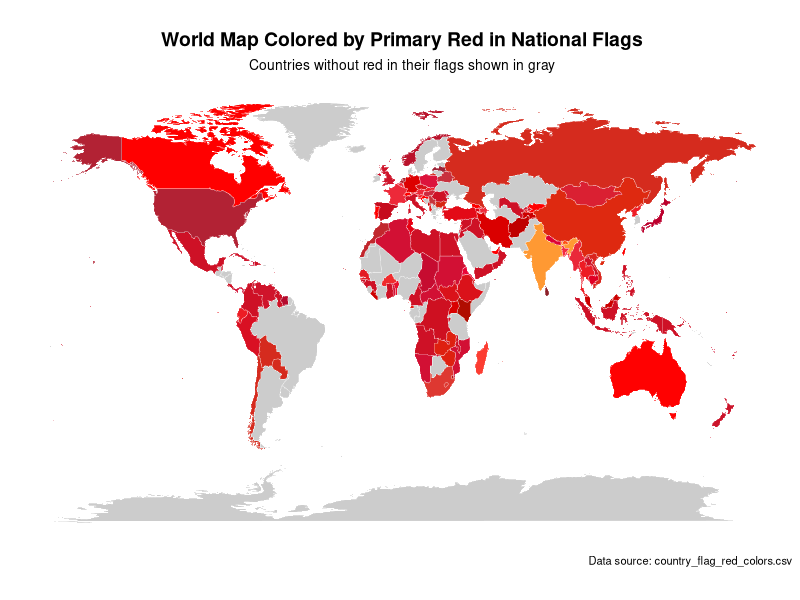

This chart was generated by the following R code:
## ---- chunk 1
# Load required libraries
library(ggplot2)
library(dplyr)
library(maps)
library(readr)
library(stringr)
library(scales)


# Load world map data
world_map <- map_data("world")
# Read the CSV data
flag_data <- read.csv("country_flag_red_colors.csv", stringsAsFactors = FALSE, check.names = FALSE)

# Function to manually add missing countries with known red colors
add_missing_countries <- function(processed_data) {
  # List of countries with known red colors that might be missing
  missing_countries <- list(
    "Mexico" = list(hex = "#CE1126", percentage = 33.33),
    "El Salvador" = list(hex = "#0F47AF", percentage = 0),  # No red, but should be in data
    "Honduras" = list(hex = "#0073CF", percentage = 0),     # No red
    "Nicaragua" = list(hex = "#0067C6", percentage = 0),    # No red
    "Guatemala" = list(hex = "#4997D0", percentage = 0)     # No red
  )
  
  # Check which countries are missing and add them
  for (country_name in names(missing_countries)) {
    if (!country_name %in% processed_data$Country) {
      color_info <- missing_countries[[country_name]]
      if (color_info$percentage > 0) {  # Only add if it has red
        processed_data <- rbind(processed_data, data.frame(
          Country = country_name,
          PrimaryRedHex = color_info$hex,
          RedPercentage = color_info$percentage,
          stringsAsFactors = FALSE
        ))
      }
    }
  }
  
  return(processed_data)
}

# Data preprocessing function
process_flag_data <- function(data) {
  # Create a new dataframe for processed data
  result <- data.frame(
    Country = character(),
    PrimaryRedHex = character(),
    RedPercentage = numeric(),
    stringsAsFactors = FALSE
  )
  
  for (i in 1:nrow(data)) {
    country <- data$Country[i]
    # Remove quotes if present
    country <- gsub('^"|"$', '', country)
    
    red_colors <- data[i, "Red Colors (Hex:Percent)"]
    # Skip if no red colors
    if (is.na(red_colors) || red_colors == "" || red_colors == '""') {
      next
    }
    
    # Remove surrounding quotes
    red_colors <- gsub('^"|"$', '', red_colors)
    
    # Split by semicolon to get multiple colors if present
    color_parts <- strsplit(red_colors, ";")[[1]]
    
    # For each color, extract hex and percentage
    max_percentage <- 0
    primary_color <- ""
    
    for (part in color_parts) {
      # Split by colon to separate hex and percentage
      hex_pct <- strsplit(part, ":")[[1]]
      
      if (length(hex_pct) == 2) {
        hex <- hex_pct[1]
        # Handle percentage conversion safely
        pct_str <- hex_pct[2]
        percentage <- suppressWarnings(as.numeric(pct_str))
        
        # Check if conversion was successful
        if (!is.na(percentage)) {
          # Keep track of the color with highest percentage
          if (percentage > max_percentage) {
            max_percentage <- percentage
            primary_color <- hex
          }
        }
      }
    }
    
    # Add to result if we found a valid color
    if (primary_color != "") {
      result <- rbind(result, data.frame(
        Country = country,
        PrimaryRedHex = primary_color,
        RedPercentage = max_percentage,
        stringsAsFactors = FALSE
      ))
    }
  }
  
  return(result)
}

# Function to standardize country names for joining
standardize_names <- function(country_name) {
  # Handle specific cases that need standardization
  replacements <- c(
    "United States" = "USA",
    "United Kingdom" = "UK",
    "Russian Federation" = "Russia",
    "Democratic Republic of the Congo" = "Democratic Republic of the Congo",
    "Republic of Congo" = "Congo",
    "Ivory Coast" = "Côte d'Ivoire",
    "São Tomé and Príncipe" = "Sao Tome and Principe",
    "North Macedonia" = "Macedonia",
    "the Bahamas" = "Bahamas",
    "the Gambia" = "Gambia",
    "Timor-Leste" = "East Timor"
  )
  
  if (country_name %in% names(replacements)) {
    return(replacements[country_name])
  }
  
  return(country_name)
}



# Process the data
processed_data <- process_flag_data(flag_data)

# Add missing countries with known red colors
processed_data <- add_missing_countries(processed_data)


# Load world map data
world_map <- map_data("world")

# Standardize country names in processed data
processed_data$Country <- sapply(processed_data$Country, standardize_names)

# Create a mapping dataframe to match country names in world map
mapping_df <- data.frame(
  map_country = unique(world_map$region),
  stringsAsFactors = FALSE
)

# Merge data for plotting
# Create a new dataframe for merging
merged_data <- world_map

# Add color data
country_colors <- setNames(processed_data$PrimaryRedHex, processed_data$Country)

# Function to get color for a country with default for missing values
get_color <- function(country) {
  if (country %in% names(country_colors)) {
    return(country_colors[country])
  } else {
    return("#CCCCCC")  # Default gray for countries without red in flag
  }
}

# Add color data to map data
merged_data$fill_color <- sapply(merged_data$region, get_color)



# Plot the map
p1 <- ggplot() +
  geom_polygon(data = merged_data, 
               aes(x = long, y = lat, group = group, fill = fill_color),
               color = "white", size = 0.1) +
  scale_fill_identity() +
  coord_fixed(1.3) +
  theme_minimal() +
  labs(title = "World Map Colored by Primary Red in National Flags",
       subtitle = "Countries without red in their flags shown in gray",
       caption = "Data source: country_flag_red_colors.csv") +
  theme(
    panel.grid.major = element_blank(),
    panel.grid.minor = element_blank(),
    axis.text = element_blank(),
    axis.title = element_blank(),
    axis.ticks = element_blank(),
    plot.title = element_text(size = 14, face = "bold", hjust = 0.5),
    plot.subtitle = element_text(size = 10, hjust = 0.5),
    plot.caption = element_text(size = 8, hjust = 1),
    legend.position = "bottom"
  )

print(p1)

